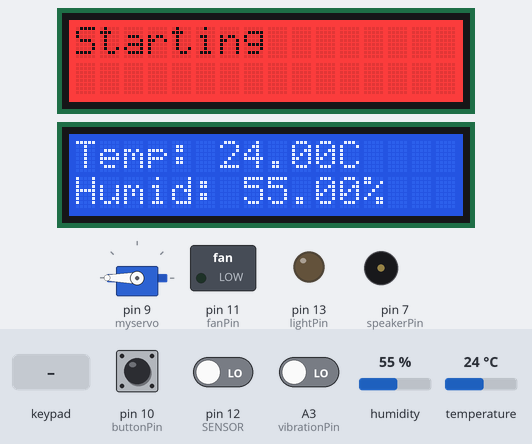
A sketch run on a simulated Arduino Uno, built with avr-gcc and run on an emulated ATmega328P. Shown: 2 × 16×2 character LCD, servo, switched loads named in the sketch (green lamp = pin HIGH), output pins drawn as LEDs (lit = HIGH), buzzer (waves = sounding). Inputs (shaded band) come from the test bench; at power-on: A3 (vibrationPin) LOW, pin 10 (buttonPin) HIGH, temperature 24 °C, pin 12 (SENSOR) LOW, humidity 55 %. WiFi joins after 1.5 s; servers stay silent unless stated.

Above: at 3.1 s.
3.2 s: keypad keys 0 1 2 3 pressed 0.4 s apart
At 6.1 s:
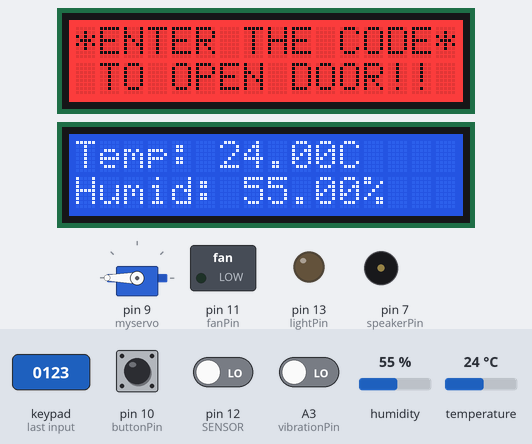
6.4 s: A3 (vibrationPin) driven HIGH
At 10.9 s:
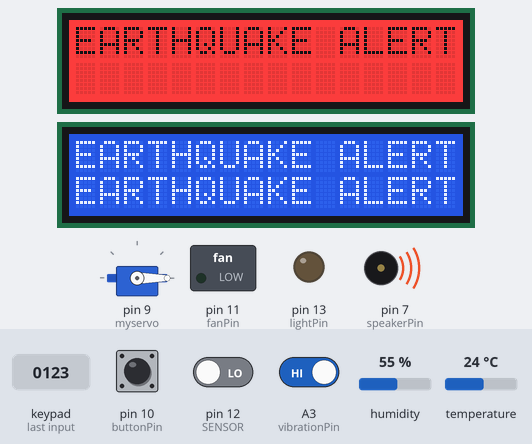
11.5 s: pin 10 (buttonPin) pulled LOW for 1 s
At 13.2 s:
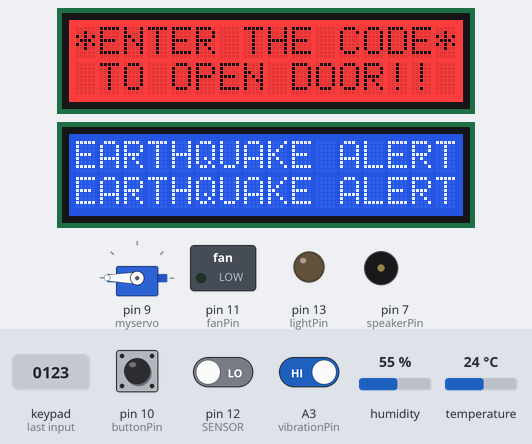
16.5 s: key '1' pressed
At 16.6 s:
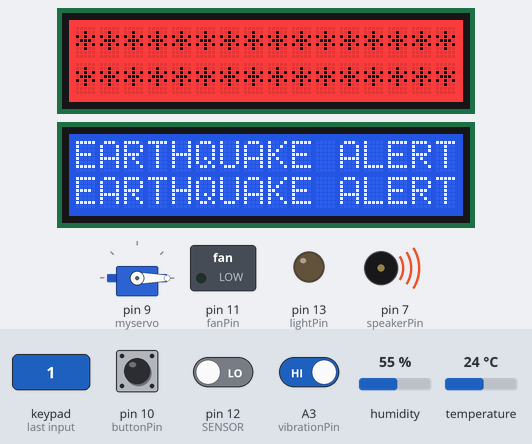
21.5 s: A3 (vibrationPin) driven LOW
At 26.9 s:
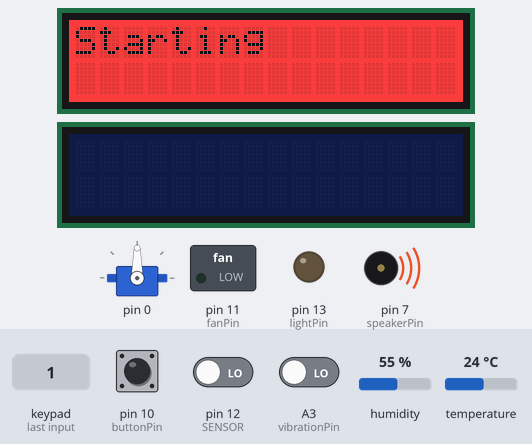
28.4 s: temperature set to 4 °C
At 30.2 s:
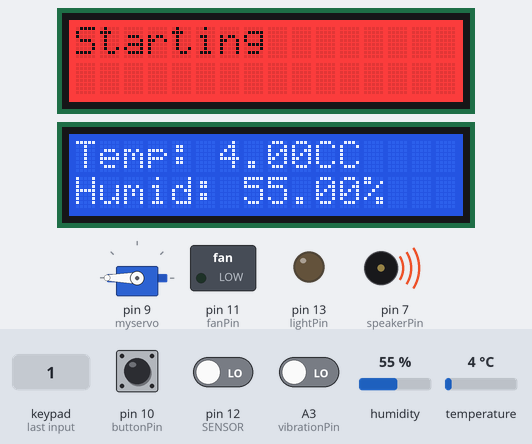
Timing chart, 0 to 31.7 s (numbered marks = the images above; inputs shaded):
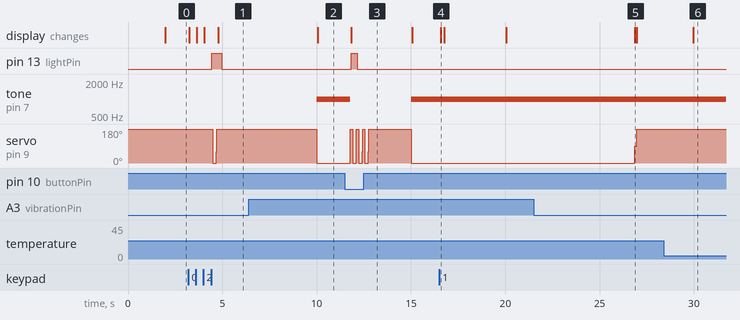

Measured:
- after the input at 3.2 s, pin 13 (lightPin): LOW → HIGH after 1.2 s, → LOW 0.53 s later; servo on pin 9 (myservo): 180° → 0° after 1.3 s, → 180° 0.19 s later; the display: first changes after 0.06 s (image 1 shows a later state)
- after the input at 6.4 s, tone on pin 7 (speakerPin): silent → 1000 Hz after 3.6 s; servo on pin 9 (myservo): 180° → 0° after 3.6 s; the display: changes after 3.7 s (image 2)
- after the input at 11.5 s, pin 13 (lightPin): LOW → HIGH after 0.34 s, → LOW 0.31 s later; tone on pin 7 (speakerPin): 1000 Hz → silent after 0.27 s, → 1000 Hz 3.2 s later; the display: changes after 0.32 s (image 3)
- after the input at 16.5 s, the display: changes after 0.09 s (image 4)
- after the input at 21.5 s, servo on pin 9 (myservo): 0° → 90° after 5.4 s, → 180° 0.10 s later; the display: changes after 5.4 s (image 5)
- after the input at 28.4 s, the display: changes after 1.6 s (image 6)

The sketch:

SmartHome.ino
```cpp
/* Make With Love By Kai*/

// Defines
#define BLYNK_TEMPLATE_ID "your-id"
#define BLYNK_TEMPLATE_NAME "your-template-name"
#define BLYNK_AUTH_TOKEN "auth-token-here"
#define BLYNK_PRINT SwSerial
#define DHTPIN 8
#define DHTTYPE DHT22
#define SENSOR 12

// SoftwareSerial have to be on top
#include <SoftwareSerial.h>
SoftwareSerial SwSerial(A0, A1); // RX, TX
// Includes
#include <DHT.h>
#include <Keypad.h>
#include <LiquidCrystal_I2C.h>
#include <Servo.h>
#include <Wire.h>
#include "DFRobot_LCD.h"
#include <BlynkSimpleStream.h>

// Blynk timer
BlynkTimer timer;
// Temperature sensor init
DHT dht(DHTPIN, DHTTYPE);
// Define Sevo Motor
Servo myservo;
int pos = 0;
// Door Screen
DFRobot_LCD lcd(16, 2);
// Temperature Screen
LiquidCrystal_I2C lcd2(0x27, 16, 2);
const int gauge_size_chars = 16; // width of the gauge in number of characters
char gauge_string[gauge_size_chars + 1];
// Define Pin
int speakerPin = 7;
int buttonPin = 10;
int fanPin = 11;
int lightPin = 13;
const int vibrationPin = A3;
int sensorValue = 0;
const int threshold = 500;
// Variables declare
bool doorUnlock = false;
// Keyboard Init
const byte rows = 4;
const byte cols = 3;
char key[rows][cols] = {
    {'1', '2', '3'},
    {'4', '5', '6'},
    {'7', '8', '9'},
    {'*', '0', '#'}};
byte rowPins[rows] = {15, 16, 2, 3};
byte colPins[cols] = {4, 5, 6};
Keypad keypad = Keypad(makeKeymap(key), rowPins, colPins, rows, cols);

// Default Password
char *password = "0123";
int currentposition = 0;

unsigned long prevDHTMillis = 0; // Store the last time the DHT was updated
const long dhtInterval = 1500;
unsigned long prevSensorMillis = 0; // Store the last time the IRSensor was updated
const long sensorInterval = 1000;
unsigned long prevVibrationMillis = 0; // Store the last time the VibrationSensor was updated
const long vsensorInterval = 5000;
unsigned long prevKeyMillis = 0;
const long keyInterval = 50; // Check keypad every 100ms
unsigned long blynkCheckTime = 0;
const long blynkInterval = 10;  // Run Blynk tasks every 10ms


bool danger = false;

// -- Blynk sensor -- //
void sendSensor()
{
    float h = dht.readHumidity();
    float t = dht.readTemperature(); // or dht.readTemperature(true) for Fahrenheit
    if (isnan(h) || isnan(t))
    {
        SwSerial.println("Failed to read from DHT sensor!");
        return;
    }
    // You can send any value at any time.
    // Please don't send more that 10 values per second.
    Blynk.virtualWrite(V5, t);
    Blynk.virtualWrite(V6, h);
}

// -- MAIN -- //
void (*resetFunc)(void) = 0; // Reset funtion
void setup()
{
    pinMode(buttonPin, INPUT_PULLUP); // SETUP button
    pinMode(speakerPin, OUTPUT);      // SETUP buzzer
    pinMode(fanPin, OUTPUT);          // SETUP fan
    pinMode(SENSOR, INPUT);           // SETUP IRSensor
    pinMode(lightPin, OUTPUT);        // SETUP DoorLight
    pinMode(vibrationPin, INPUT);     // SETUP VibrationSensor

    dht.begin(); // DHTSensor Init

    // Debug console
    SwSerial.begin(115200);

    // Blynk will work through Serial
    // Do not read or write this serial manually in your sketch
    Serial.begin(9600);
    Blynk.begin(Serial, BLYNK_AUTH_TOKEN);

    // DoorScreen booting/testing
    lcd.init();
    lcd.setRGB(255, 0, 0);
    lcd.print("Starting");

    // TempScreen booting/testing
    lcd2.init();
    lcd2.backlight();
    lcd2.print("Starting");

    myservo.attach(9); // Servo motor connection
    myservo.write(450);
    timer.setInterval(1000L, sendSensor);
}
 char code;
void loop()
{
  unsigned long currentMillis = millis();
  if (currentMillis - blynkCheckTime >= blynkInterval) {
        blynkCheckTime = currentMillis;
        Blynk.run();
    }
    timer.run();


    // Check keypad input periodically
    if (currentMillis - prevKeyMillis >= keyInterval) {
        prevKeyMillis = currentMillis;
        checkKeypad();
    }

    // Checking vibration every 5 secs
    if (currentMillis - prevVibrationMillis >= vsensorInterval)
    {
        prevVibrationMillis = currentMillis;
        // sensorValue = analogRead(vibrationPin);
        if (digitalRead(vibrationPin) == HIGH)
        {
            danger = true;
            dangerMode();
            lcd2.setCursor(0, 0);
            lcd2.print("EARTHQUAKE ALERT!");
            lcd2.setCursor(0, 1);
            lcd2.print("EARTHQUAKE ALERT!");

            lcd.clear();
            lcd.print("EARTHQUAKE ALERT!");
        }
        else if (digitalRead(vibrationPin) == LOW && danger == true)
        {
            danger = false;
            resetFunc();
        }
        else
        {
        }
    }

    // Checking temperature and humidimity every 1.5 secs
    if (currentMillis - prevDHTMillis >= dhtInterval && danger == false)
    {
        prevDHTMillis = currentMillis;
        float h = dht.readHumidity();
        float t = dht.readTemperature();
        // TempScreen output
        lcd2.setCursor(0, 0);
        lcd2.print("Temp: ");
        lcd2.print(t);
        lcd2.print("C");
        lcd2.setCursor(0, 1);
        lcd2.print("Humid: ");
        lcd2.print(h);
        lcd2.print("%");
        // Fan condition
        // Should have check there's anyone inside the home to open the fan
        if (round(t) >= 28)
        {
            digitalWrite(fanPin, HIGH);
        }
        else
        {
            digitalWrite(fanPin, LOW);
        }
    }

    // Check if there any person
    if (currentMillis - prevSensorMillis >= sensorInterval)
    {
        prevSensorMillis = currentMillis;
        if (digitalRead(SENSOR))
        {
            digitalWrite(lightPin, HIGH);
        }
        else
        {
            digitalWrite(lightPin, LOW);
        }
        // Turn off light if danger
        if (danger == true)
        {
            digitalWrite(lightPin, LOW);
        }
    }

    // BUTTON TO UNLOCK
    if (digitalRead(buttonPin) == LOW)
    {
        doorUnlock = true;
        clearscreen();
        unlockdoor();
    }

    // If no input from keypad
    // if (currentposition == 0)
    // {
    //   displayscreen();
    // }
}

void checkKeypad(){
  code = keypad.getKey();
  if (code != NO_KEY) {
    handleKeypadInput(code);
  }
}

void reset() {
    currentposition = 0;
    displayscreen();
}

void handleKeypadInput(char code) {
    lcd.clear();
    lcd.setCursor(0, 0);
    lcd.print("PASSWORD:");

    lcd.setCursor(7, 1);
    for (int i = 0; i < currentposition; ++i) {
        lcd.print("*");
    }

    if (code == password[currentposition]) {
        ++currentposition;
        if (currentposition == 4) { // Assuming password length is 4
            doorUnlock = true;
            unlockdoor();
            reset();
        }
    } else {
        doorUnlock = false;
        incorrect();
        reset();
    }
}


//------------------ Function 1 - DANGERMODE --------------//

void dangerMode()
{
    if (danger == true)
    {
        for (pos = 180; pos >= 0; pos -= 5) // open the door immediately
        {
            myservo.write(pos);
            // delay(1);
        }
        digitalWrite(fanPin, LOW);
        tone(speakerPin, 1000);
    }
}

//------------------ Function 2 - Open the door --------------//
unsigned long lightOnTime = 0; // To store the time when the light is turned on
const long lightDuration = 7000;
bool lightOn = false;

void unlockdoor()
{
    unsigned long curtMillis = millis();
    if (doorUnlock == true && !lightOn)
    {                                 // If the door is unlocked and the light is off
        digitalWrite(lightPin, HIGH); // Turn the light on
        lightOnTime = curtMillis;     // Save the time when the light was turned on
        lightOn = true;               // Set the flag indicating the light is on
    }
    if (lightOn && (curtMillis - lightOnTime >= lightDuration))
    {
        digitalWrite(lightPin, LOW); // Turn the light off
        lightOn = false;             // Reset the flag
    }
    lcd.setCursor(0, 0);
    lcd.println(" ");
    lcd.setCursor(1, 0);
    lcd.print("Access Granted");
    lcd.setCursor(4, 1);
    lcd.println("WELCOME!!");
    lcd.setCursor(15, 1);
    lcd.println(" ");
    lcd.setCursor(16, 1);
    lcd.println(" ");
    lcd.setCursor(14, 1);
    lcd.println(" ");
    lcd.setCursor(13, 1);
    lcd.println(" ");

    processDoor();
    lcd.clear();
    displayscreen();
}

// --------- EXTRA FUNCTIONS ----------------- //
void processDoor()
{
    for (pos = 180; pos >= 0; pos -= 5) // open the door
    {
        myservo.write(pos);
        // delay(5);
    }
    doorUnlock = true;
    counterbeep();
    doorUnlock = false;
}

//--------------------Function 3- Wrong code--------------//

void incorrect()
{
    // delay(500);
    lcd.clear();
    lcd.setCursor(1, 0);
    lcd.print("CODE");
    lcd.setCursor(6, 0);
    lcd.print("INCORRECT");
    lcd.setCursor(15, 1);
    lcd.println(" ");
    lcd.setCursor(4, 1);
    lcd.println("GET AWAY!!!");

    lcd.setCursor(13, 1);
    lcd.println(" ");
    // delay(3000);
    lcd.clear();
    displayscreen();
}

//-------Function 4 - CLEAR THE DOORSCREEN--------------------/

void clearscreen()
{
    lcd.setCursor(0, 0);
    lcd.println(" ");
    lcd.setCursor(0, 1);
    lcd.println(" ");
    lcd.setCursor(0, 2);
    lcd.println(" ");
    lcd.setCursor(0, 3);
    lcd.println(" ");
}

//------------Function 5 - DISPLAY DOORSCREEN FUNCTION--------------------//

void displayscreen()
{
    lcd.setCursor(0, 0);
    lcd.println("*ENTER THE CODE*");
    lcd.setCursor(1, 1);
    lcd.println("TO OPEN DOOR!!");
}

//--------------Function 6 - Count down of door locking ------------------//

const int countdown[] = {5, 4, 3, 2, 1}; // Array for countdown numbers

void counterbeep()
{
    // Countdown and display message
    for (int i = 0; i < 5; i++)
    {
        lcd.clear();
        lcd.setCursor(2, 0);
        lcd.println("GET IN WITHIN:");
        lcd.setCursor(4, 1);
        lcd.print(countdown[i]); // Display countdown number
        // delay(100);
        lcd.clear();
        lcd.setCursor(2, 0);
        lcd.println("GET IN WITHIN:");
        // delay(100);  // Delay between countdown steps
    }
    doorUnlock = true;
    // Re-locking sequence
    lcd.clear();
    lcd.setCursor(2, 0);
    lcd.print("RE-LOCKING");

    // Close the door in steps and emit sound
    moveServoWithSound(0, 60, 200); // First movement (0 to 60) with 200 Hz tone
    lcd.setCursor(12, 0);
    lcd.print(".");

    moveServoWithSound(60, 120, 500); // Second movement (60 to 120) with 500 Hz tone
    lcd.setCursor(13, 0);
    lcd.print(".");

    moveServoWithSound(120, 180, 1000); // Final movement (120 to 180) with 1000 Hz tone
    lcd.setCursor(14, 0);
    lcd.print(".");

    // delay(400);
    lcd.clear();
    lcd.setCursor(4, 0);
    lcd.print("LOCKED!");
    // delay(440);
}

// Function to move the servo and emit sound
void moveServoWithSound(int startPos, int endPos, int toneFreq)
{
    for (int pos = startPos; pos <= endPos; pos += 5)
    {
        myservo.write(pos); // Move servo in steps of 5 degrees
       // delay(12);             // Delay between steps
    }
    currentposition = endPos; // Update the servo position

    // Emit a sound based on the given frequency
    tone(speakerPin, toneFreq);
    // delay(100);
    noTone(speakerPin);
}
//--------------Function 8 - FAN on ------------------//
void fanOn()
{
    digitalWrite(fanPin, HIGH);
    // delay(1000);
}

/* Make With Love By Kai*/
```
